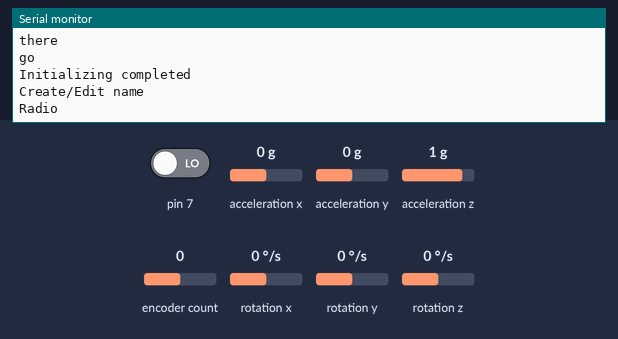
A sketch run on a simulated Arduino Nano, built with avr-gcc and run on an emulated ATmega328P. Parts: the last lines printed to the serial monitor. Wiring (inferred from the names in the program): MPU-6050 motion sensor at I2C address 0x68. Inputs (shaded band) come from the test bench; at power-on: encoder count 0, pin 7 LOW, acceleration x 0 g, acceleration y 0 g, acceleration z 1 g, rotation x 0 °/s, rotation y 0 °/s, rotation z 0 °/s.

Above: at 4.2 s.
4.3 s: encoder count set to 1
At 4.8 s:
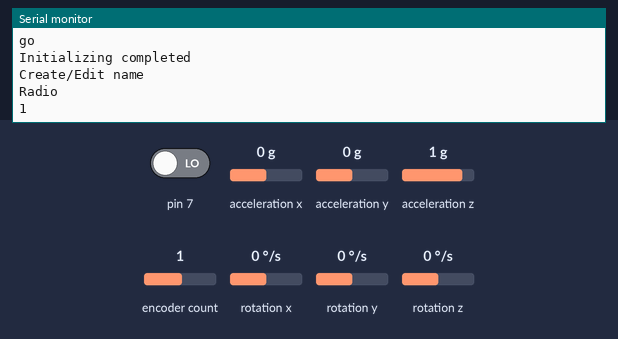
5.8 s: encoder count set to 2
At 7.1 s:
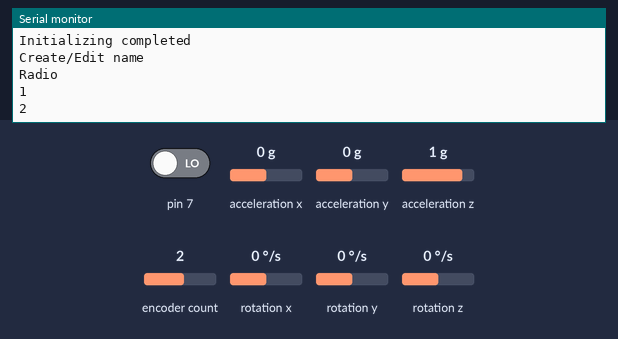

Measured:
- after the input at 4.3 s, the serial monitor: prints a new line at once (image 1)
- after the input at 5.8 s, the serial monitor: prints a new line at once (image 2)

The sketch:

WirelessController.ino
```cpp
// Visual Micro is in vMicro>General>Tutorial Mode
//
/*
    Name:       WirelessController.ino
    Created:	5/7/2019 4:31:47 μμ
    Author:     DESKTOP-0SVRN6F\evrichon
*/

#define NONE 0
#define UP 1
#define DOWN 2
#define LEFT 3
#define RIGHT 4
#define MIDDLE 5
#define PARENT 6


#include "Menu/Menu.h"
#include "RotaryEnc/RotaryEncoder.h"
#include "Sound/Sound.h"
#include "Sound/Tracks.h"
#include "MotionSensor/MPU6050.h"
#include <RF24_config.h>
#include <Wire.h>
#include <RF24.h>
#include <printf.h>
#include <nRF24L01.h>
//=====================Definitions======================
#define CONTROL_BUTTONS A1


//=====================Functions==============
void initPins();

//=====================Global Variables==================
RotaryEncoder *encoder;
Menu *main_menu,*settings,*monitor,*radio,*select,*edit,*delete_menu,*new_menu,*c_e_name;
Menu *curr_menu,*pre_menu;
Sound *s;
MPU6050 *mpu;
int action;
uint8_t last_buttun_pressed;
unsigned long t;


void setup()
{
	Serial.begin(9600);
	while(!Serial){};
	Serial.println("Starting");
	initPins();
	//Wire.begin();

	main_menu = NULL;
	settings = NULL;
	monitor = NULL;
	radio = NULL;
	select = NULL;
	edit = NULL;
	delete_menu = NULL;
	new_menu = NULL;
	c_e_name = NULL;


	Serial.print("Initializing menu....   ");
	//navigators
	pre_menu = NULL;


	//menu nodes
	main_menu = new Menu("Main Menu",0);
	settings = new Menu("Settings",1);
	monitor = new Menu("Monitor",2);
	radio = new Menu("Radio",3);
	select = new Menu("Select setting",4);
	edit = new Menu("edit setting",5);
	delete_menu = new Menu("delete setting",6);
	new_menu = new Menu("New setting",7);
	c_e_name = new Menu("Create/Edit name",8);

	//connections
	main_menu->addChild(settings);
	settings->addNeighbour(radio,RIGHT);
	radio->addNeighbour(c_e_name,DOWN);
	c_e_name->addNeighbour(monitor,LEFT);
	monitor->addNeighbour(settings,UP);

	settings->addChild(new_menu);
	new_menu->addNeighbour(edit,DOWN);
	edit->addNeighbour(select,DOWN);
	select->addNeighbour(delete_menu,DOWN);

	edit->addChild(c_e_name);
	new_menu->addChild(c_e_name);

	Serial.println("Menu initialized");


	Serial.print("Initializing sound...   ");
	s = new Sound();
	int melody_size;
	melody_size = sizeof(melody)/sizeof(int);
	if(!s->addMelody(melody_size,melody,noteDurations)){
		exit(1);
	}
    melody_size = sizeof(melody2)/sizeof(int);
	if(!s->addMelody(melody_size,melody2,noteDurations2)){
		exit(2);
	}
	Serial.println("Sound initialized");

	//s->start(0);
	mpu = new MPU6050(MPU_FS_SEL_0,MPU_AFS_SEL_0,1000);
	mpu->calculateAngleBias();


	//initialize buttons
	last_buttun_pressed = NONE;
	t = millis();

	Serial.println("Initializing completed");

	curr_menu = main_menu;

	curr_menu = curr_menu->getChild(2);
	Serial.println(curr_menu->getName());
	curr_menu = curr_menu->getNeighbour(UP);
	Serial.println(curr_menu->getName());


}


void loop()
{

	//updateAction();
	static int pos = 0;
	int newPos = encoder->getPosition();
	if (pos != newPos) {
		Serial.print(newPos);
		Serial.println();
		pos = newPos;
	}


}


void initPins(){
	//Menu buttons
	pinMode(CONTROL_BUTTONS,INPUT);

	//Right joystick
	pinMode(A2,INPUT);
	pinMode(A3,INPUT);

	//Left Joystick
	pinMode(A6,INPUT);
	pinMode(A7,INPUT);

	//Rotary encoder

	encoder = new RotaryEncoder(6,7);
	cli();
	PCICR |= (1 << PCIE2);    // This enables Pin Change Interrupt 1 that covers the Analog input pins or Port C.
	PCMSK2 |= (1 << PCINT22) | (1 << PCINT23);  // This enables the interrupt for pin 6 and 7 of Port D.
	sei();
}

/*
void updateAction(){
	int val = analogRead(CONTROL_BUTTONS);
	//Serial.println(val);
	if(val == 0){
		action = NONE;
	}else if(val > 80 && val < 105 && !(action == UP) && (millis()-t) > 100 ){
		action = UP;
		t = millis();
		executeCommand();
	}else if(val > 140 && val < 150 && !(action == RIGHT) && (millis()-t) > 100 ){
		action = RIGHT;
		t = millis();
		executeCommand();
	}else if(val > 195 && val < 210 && !(action == DOWN) && (millis()-t) > 100 ){
		action = DOWN;
		t = millis();
		executeCommand();
	}else if(val > 280 && val < 310 && !(action == LEFT) && (millis()-t) > 100 ){
		action = LEFT;
		t = millis();
		executeCommand();
	}else if(val > 460 && val < 470 && !(action == MIDDLE) && (millis()-t) > 100 ){
		action = MIDDLE;
		t = millis();
		executeCommand();
	}else{
		return;
	}
}
*/

void executeCommand(){
	pre_menu = curr_menu;
	switch(action){
		case UP:
			curr_menu = curr_menu->getNeighbour(action);
			break;
		case DOWN:
			curr_menu = curr_menu->getNeighbour(action);
			break;
		case LEFT:
			curr_menu = curr_menu->getNeighbour(action);
			break;
		case RIGHT:
			curr_menu = curr_menu->getNeighbour(action);
			break;
		case MIDDLE:
			curr_menu = curr_menu->getChild(0);
			break;
		case PARENT:
			curr_menu = curr_menu->getParent();
			break;
		default:
			break;
	}
	if(curr_menu == nullptr){
		curr_menu = pre_menu;
		Serial.print("Invalid choice  ");
		Serial.print(action);
	}
	curr_menu->info();
	action = -1;
}


ISR(PCINT2_vect) {
	encoder->tick(); // just call tick() to check the state.
}

ISR(TIMER1_COMPA_vect){//timer1 interrupt 1Hz toggles pin 13 (LED)
	s->play();
}
```

Menu.h
```cpp
/*
* Menu.h
*
* Created: 7/8/2019 10:31:56 μμ
* Author: evrichon
*/


#ifndef __MENU_H__
#define __MENU_H__

#include<stdlib.h>
#include<string.h>
#include<stdio.h>

#define NAME_SIZE 20
#define NONE 0
#define UP 1
#define DOWN 2
#define LEFT 3
#define RIGHT 4
#define MIDDLE 5
#define PARENT 6

class Menu
{
	protected:
	char name[NAME_SIZE];
	int posX, posY,
	numberOfChildeen,
	numberOfNeightboors,
	id;
	int *neighbourDirection;

	Menu **neighbours,
	**childreen,
	*parent;

	void addParent(Menu *parent); //to do break cycle
	void addNeighbourBack(Menu* neighbour,int reverseDirectionCode);
	public:
	Menu(const char name[],int id);
	void setPosition(int posX,int posY);
	void addNeighbour(Menu* neighbour,int directionCode);
	void addChild(Menu *child);
	Menu* getNeighbour(int directionCode);
	Menu* getChild(int id);
	Menu* getParent();
	int getReverseDirCode(int directionCode);
	int getNumOfChildreen();
	int getNumOfNeighbours();
	int getId();
	char* getName();
	void info();
	~Menu();
};


#endif //__MENU_H__
```

CircularBuffer.h
```cpp
/*
* CircularBuffer.h
*
* Created: 22/6/2019 6:31:06 μμ
* Author: evrichon
*/


#ifndef __CIRCULARBUFFER_H__
#define __CIRCULARBUFFER_H__

template <class XType = float>class CircularBuffer
{
	private:
	//integers
	int buffer_size;
	int pos_to_add;
	int pos_to_view;
	//booleans
	bool is_filled;
	bool parsed_once;
	//floats
	float moving_aver;
	//tables
	XType *buffer;
	public:
	CircularBuffer(int size);
	bool isFilled();
	bool isParsed();
	void addElement(XType element);
	void resetReading();
	float getMovAver();
	//void printDetailes();
	XType getNextElement();
	XType getPreElement();
	XType getIelement(int i);
	~CircularBuffer();
};


template <class XType>
CircularBuffer<XType>::CircularBuffer(int size)
{
	this->buffer_size = size;
	this->is_filled = false;
	this->parsed_once = false;
	this->pos_to_add = 0;
	this->pos_to_view = 0;
	this->moving_aver = 0;

	buffer = new XType[this->buffer_size];

	register int i;
	for (i = 0;i < size; ++i)
		buffer[i] = 0;
}

template<class XType>
bool CircularBuffer<XType>::isFilled()
{
	return this->is_filled;
}

template<class XType>
bool CircularBuffer<XType>::isParsed()
{
	return this->parsed_once;
}

template<class XType>
void CircularBuffer<XType>::addElement(XType element)
{
	XType temp = this->buffer[pos_to_add];
	this->buffer[pos_to_add] = element;
	if (pos_to_add == (buffer_size - 1))
		is_filled = true;
	this->pos_to_add = (++pos_to_add) % buffer_size;
  this->parsed_once = false;


  //moving average
  if(!this->isFilled()){
  	this->moving_aver = moving_aver + element;
  }else{
  	this->moving_aver = moving_aver + (element - (float)temp);
  }

}


template<class XType>
float CircularBuffer<XType>::getMovAver(){
	if(this->isFilled()){
		return this->moving_aver/(buffer_size-1);
	}else
		return 0;
}


template<class XType>
void CircularBuffer<XType>::resetReading()
{
	this->pos_to_view = (this->pos_to_add);
}
/*
template<class XType>
void Cbuffer<XType>::printDetailes()
{
	std::cout << "<>==========================================<>" << std::endl;
	std::cout << "The size of the buffer is: " << this->buffer_size << std::endl;
	std::cout << "Is filled: " << this->is_filled << std::endl;
	std::cout << "Position of the current element that has been added: " << this->pos_to_add << std::endl;
	std::cout << "Position of the current element that has been read: " << this->pos_to_view << std::endl;
	std::cout << "Is the buffer parsed during this reading cycle: " << this->parsed_once << std::endl;
	std::cout << "The table contains the elements: ";
	for (register int i = 0; i < this->buffer_size;++i)
	{
		if(i ==this->pos_to_add && i==this->pos_to_view)
			std::cout << this->buffer[i] << "-ADDED -VIEWED, ";
		else if(i == this->pos_to_add)
			std::cout << this->buffer[i] << "-ADDED, ";
		else if (i == this->pos_to_view)
			std::cout << this->buffer[i] << "-VIEWED, ";
		else if (i == (buffer_size - 1))
			std::cout << this->buffer[i] << ".";
		else
			std::cout << this->buffer[i] << ", ";
	}
	std::cout << "<>==========================================<>" << std::endl;
}
*/
template<class XType>
XType CircularBuffer<XType>::getNextElement()
{
  int temp = pos_to_view;
	this->pos_to_view = (++this->pos_to_view) % buffer_size;

	if (pos_to_view == pos_to_add)
		parsed_once = true;
	else
		parsed_once = false;
  return this->buffer[temp];

}


template<class XType>
XType CircularBuffer<XType>::getPreElement()
{
  int temp = this->pos_to_add;
  if(temp == 0){
    temp = buffer_size - 1;
  }else{
    temp = temp - 1;
  }
  return this->buffer[temp];

}


template<class XType>
XType CircularBuffer<XType>::getIelement(int i)
{
	return this->buffer[i];
}

template <class XType> CircularBuffer<XType>::~CircularBuffer()
{
	delete this->buffer;
}


#endif //__CIRCULARBUFFER_H__
```

MPU6050.h
```cpp
// MPU6050.h
#ifndef _MPU6050_h
#define _MPU6050_h

#if defined(ARDUINO) && ARDUINO >= 100
	#include "Arduino.h"
#else
	#include "WProgram.h"
#endif

#include "CircularBuffer.h"
#include "Wire.h"
#include "Register.h"

#define BUFF_SIZE 15
#define b 2.5
#define K 0.04

class MPU6050
{
public:
	MPU6050(byte gyro_setting, byte accel_setting,long t);
	void readSensorValues();
	void calculateCurrentAngle();
	void calculateAngleBias();
	void updateAngle();
	float getCurrentAngle();
	float getAngleBias();


	void printValues();
	short &getValues();
	short  &getMaxs();
	short &getMins();
	float &getAver();
	float getTemprature();

private:
	CircularBuffer<float> *circular_buffer;

	float angle_bias,
	      angle_estimate,
	      grav_angle_xy,
	      pre_angle_xy;
	unsigned long clock;

	int accel_range, gyro_range; //default setting according to datasheet
	float temprature;

	//table variables
	short max_measurment[6];
	short min_measurment[6];
	short measurment[6];
	float aver_measurment[6];
	const char names[6][15] = { "gyro x: ", "  gyro y: ", "  gyro z: ", "  accel x: " , "  accel y: ", "  accel z: "};

	void calculateGravAngle();
	void findAverage(unsigned long t_period);
	void setSensorRanges(int accel_setting, int gyro_setting);
	void setupMPU(byte accel_setting, byte gyro_setting);
};


#endif
```

Pitch.h
```cpp
/*
 * Pitch.h
 *
 * Created: 8/7/2019 4:19:21 πμ
 *  Author: evrichon
 */


#ifndef PITCH_H_
#define PITCH_H_

#define NOTE_B0  31
#define NOTE_C1  33
#define NOTE_CS1 35
#define NOTE_D1  37
#define NOTE_DS1 39
#define NOTE_E1  41
#define NOTE_F1  44
#define NOTE_FS1 46
#define NOTE_G1  49
#define NOTE_GS1 52
#define NOTE_A1  55
#define NOTE_AS1 58
#define NOTE_B1  62
#define NOTE_C2  65
#define NOTE_CS2 69
#define NOTE_D2  73
#define NOTE_DS2 78
#define NOTE_E2  82
#define NOTE_F2  87
#define NOTE_FS2 93
#define NOTE_G2  98
#define NOTE_GS2 104
#define NOTE_A2  110
#define NOTE_AS2 117
#define NOTE_B2  123
#define NOTE_C3  131
#define NOTE_CS3 139
#define NOTE_D3  147
#define NOTE_DS3 156
#define NOTE_E3  165
#define NOTE_F3  175
#define NOTE_FS3 185
#define NOTE_G3  196
#define NOTE_GS3 208
#define NOTE_A3  220
#define NOTE_AS3 233
#define NOTE_B3  247
#define NOTE_C4  262
#define NOTE_CS4 277
#define NOTE_D4  294
#define NOTE_DS4 311
#define NOTE_E4  330
#define NOTE_F4  349
#define NOTE_FS4 370
#define NOTE_G4  392
#define NOTE_GS4 415
#define NOTE_A4  440
#define NOTE_AS4 466
#define NOTE_B4  494
#define NOTE_C5  523
#define NOTE_CS5 554
#define NOTE_D5  587
#define NOTE_DS5 622
#define NOTE_E5  659
#define NOTE_F5  698
#define NOTE_FS5 740
#define NOTE_G5  784
#define NOTE_GS5 831
#define NOTE_A5  880
#define NOTE_AS5 932
#define NOTE_B5  988
#define NOTE_C6  1047
#define NOTE_CS6 1109
#define NOTE_D6  1175
#define NOTE_DS6 1245
#define NOTE_E6  1319
#define NOTE_F6  1397
#define NOTE_FS6 1480
#define NOTE_G6  1568
#define NOTE_GS6 1661
#define NOTE_A6  1760
#define NOTE_AS6 1865
#define NOTE_B6  1976
#define NOTE_C7  2093
#define NOTE_CS7 2217
#define NOTE_D7  2349
#define NOTE_DS7 2489
#define NOTE_E7  2637
#define NOTE_F7  2794
#define NOTE_FS7 2960
#define NOTE_G7  3136
#define NOTE_GS7 3322
#define NOTE_A7  3520
#define NOTE_AS7 3729
#define NOTE_B7  3951
#define NOTE_C8  4186
#define NOTE_CS8 4435
#define NOTE_D8  4699
#define NOTE_DS8 4978


#endif /* PITCH_H_ */
```

Sound.h
```cpp
/*
* Sound.h
*
* Created: 8/7/2019 2:32:15 πμ
* Author: evrichon
*/

#ifndef __SOUND_H__
#define __SOUND_H__

#pragma once
#include "Pitch.h"
#include "Arduino.h"

#define BUZZER 8

class Sound
{
	private:
		int **track_melody,
			**track_duration;
		int *track_size;
		int number_of_tracks,
			current_melody,
			current_track;
	public:
		Sound();
		bool addMelody(int size, int *melody,int *duration);
		bool start(int track);
		bool isPlaying();
		void stop();
		void play();
};


#endif
```

Tracks.h
```cpp
/*
 * Tracks.h
 *
 * Created: 7/8/2019 10:35:50 μμ
 *  Author: evrichon
 */


#ifndef TRACKS_H_
#define TRACKS_H_

const int melody[] = {
	NOTE_C4, NOTE_G3, NOTE_G3, NOTE_A3, NOTE_G3, 0, NOTE_B3, NOTE_C4
};

// note durations: 4 = quarter note, 8 = eighth note, etc.:
const int noteDurations[] = {
	4, 8, 8, 4, 4, 4, 4, 4
};

const int melody2[] = {
	NOTE_E5, NOTE_E5, NOTE_E5,
	NOTE_E5, NOTE_E5, NOTE_E5,
	NOTE_E5, NOTE_G5, NOTE_C5, NOTE_D5,
	NOTE_E5,
	NOTE_F5, NOTE_F5, NOTE_F5, NOTE_F5,
	NOTE_F5, NOTE_E5, NOTE_E5, NOTE_E5, NOTE_E5,
	NOTE_E5, NOTE_D5, NOTE_D5, NOTE_E5,
	NOTE_D5, NOTE_G5
};

const int noteDurations2[] = {
	8, 8, 4,
	8, 8, 4,
	8, 8, 8, 8,
	2,
	8, 8, 8, 8,
	8, 8, 8, 16, 16,
	8, 8, 8, 8,
	4, 4
};


#endif /* TRACKS_H_ */
```

Register.h
```cpp
/*
 * Register.h
 *
 * Created: 22/6/2019 6:12:56 μμ
 *  Author: evrichon
 */


#ifndef REGISTER_H_
#define REGISTER_H_

#define radtodeg(x) (x*57.23)
#define degtorad(x) (x*0.01745)
#define calc_temp(x) (x/340.00+36.53)
#define foreach(i,n) for(int i = 0; i < n;++i)

//MPU6050 ADDRESSES
#define MPU_addr 0x68

#define MPU_FS_SEL_0  0b00000000 //set gyro range to +/- 250 deg/s
#define MPU_FS_SEL_1  0b00001000 //set gyro range to +/- 500 deg/s
#define MPU_FS_SEL_2  0b00010000 //set gyro range to +/- 1000 deg/s
#define MPU_FS_SEL_3  0b00011000 //set gyro range to +/- 2000 deg/s

#define MPU_AFS_SEL_0  0b00000000 // set accel range to +/- 2g
#define MPU_AFS_SEL_1  0b00001000 // set accel range to +/- 4g
#define MPU_AFS_SEL_2  0b00010000 // set accel range to +/- 8g
#define MPU_AFS_SEL_3  0b00011000 // set accel range to +/- 16g

#define MPU6050_GYRO_XOUT_H        0x43   // R
#define MPU6050_GYRO_XOUT_L        0x44   // R
#define MPU6050_GYRO_YOUT_H        0x45   // R
#define MPU6050_GYRO_YOUT_L        0x46   // R
#define MPU6050_GYRO_ZOUT_H        0x47   // R
#define MPU6050_GYRO_ZOUT_L        0x48   // R

#define MPU6050_ACCEL_XOUT_H       0x3B   // R
#define MPU6050_ACCEL_XOUT_L       0x3C   // R
#define MPU6050_ACCEL_YOUT_H       0x3D   // R
#define MPU6050_ACCEL_YOUT_L       0x3E   // R
#define MPU6050_ACCEL_ZOUT_H       0x3F   // R
#define MPU6050_ACCEL_ZOUT_L       0x40   // R


#endif /* REGISTER_H_ */
```
